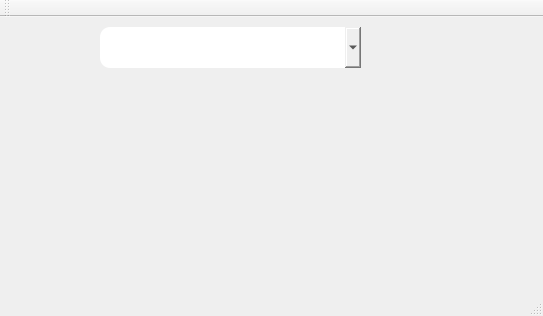
<?xml version="1.0" encoding="UTF-8"?>
<ui version="4.0">
 <class>MainWindow</class>
 <widget class="QMainWindow" name="MainWindow">
  <property name="geometry">
   <rect>
    <x>0</x>
    <y>0</y>
    <width>543</width>
    <height>316</height>
   </rect>
  </property>
  <property name="windowTitle">
   <string>MainWindow</string>
  </property>
  <property name="styleSheet">
   <string notr="true">QComboBox {
    border:  0px;
    border-radius: 10px;
    padding: 2px 18px 2px 10px; /* related to position of chosen text */ 
    min-width: 6em;  /* minimum width of combobox */
}

QComboBox:editable {
    background: white;
}

/* these following options related to background color */
QComboBox:!editable, QComboBox::drop-down:editable {
     background: qlineargradient(x1: 0, y1: 0, x2: 0, y2: 1,
                                 stop: 0 #E1E1E1, stop: 0.4 #DDDDDD,
                                 stop: 0.5 #D8D8D8, stop: 1.0 #D3D3D3);
}

/* QComboBox gets the &quot;on&quot; state when the popup is open */
QComboBox:!editable:on, QComboBox::drop-down:editable:on {
    background: qlineargradient(x1: 0, y1: 0, x2: 0, y2: 1,
                                stop: 0 #D3D3D3, stop: 0.4 #D8D8D8,
                                stop: 0.5 #DDDDDD, stop: 1.0 #E1E1E1);
}

QComboBox:on { /* shift the text when the popup opens  --&gt; don't see any effect*/
    padding-top: 6px;
    padding-left: 4px;
} 

/* setting drop-down button */
QComboBox::drop-down {
    subcontrol-origin: padding;
    subcontrol-position: top right;
    width: 50px; /*width of drop-down from right to left */

    border-left-width: 1px; /* border between text and drop-down */
    border-left-color: red; /* color of border between text and drop-down */
    border-left-style: solid; /* border style between text and drop-down, solid: just a single line, or 0px no border */
    border-top-right-radius: 3px; /* same radius as the QComboBox */
    border-bottom-right-radius: 3px;
	image: url(:/icons/drop-down2.png)  4 4 10 10;
}


QComboBox::down-arrow:on { /* shift the arrow when popup is open */
    top: 1px;
    left: 1px;
}</string>
  </property>
  <widget class="QWidget" name="centralwidget">
   <widget class="QComboBox" name="comboBox">
    <property name="geometry">
     <rect>
      <x>100</x>
      <y>10</y>
      <width>261</width>
      <height>41</height>
     </rect>
    </property>
   </widget>
  </widget>
  <widget class="QMenuBar" name="menubar">
   <property name="geometry">
    <rect>
     <x>0</x>
     <y>0</y>
     <width>543</width>
     <height>26</height>
    </rect>
   </property>
  </widget>
  <widget class="QStatusBar" name="statusbar"/>
  <widget class="QToolBar" name="toolBar">
   <property name="windowTitle">
    <string>toolBar</string>
   </property>
   <attribute name="toolBarArea">
    <enum>TopToolBarArea</enum>
   </attribute>
   <attribute name="toolBarBreak">
    <bool>false</bool>
   </attribute>
  </widget>
 </widget>
 <resources/>
 <connections/>
</ui>
